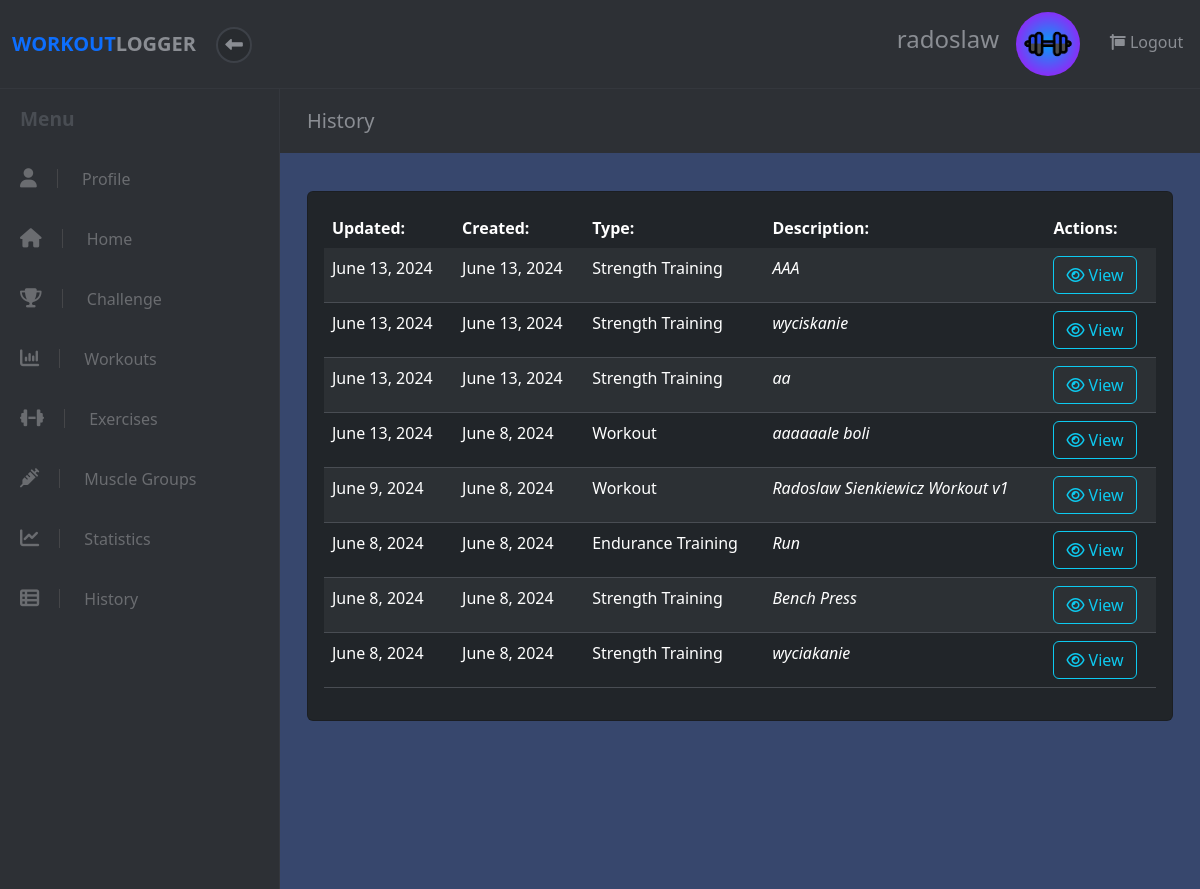
Before: /history (signed in) with the older database file.
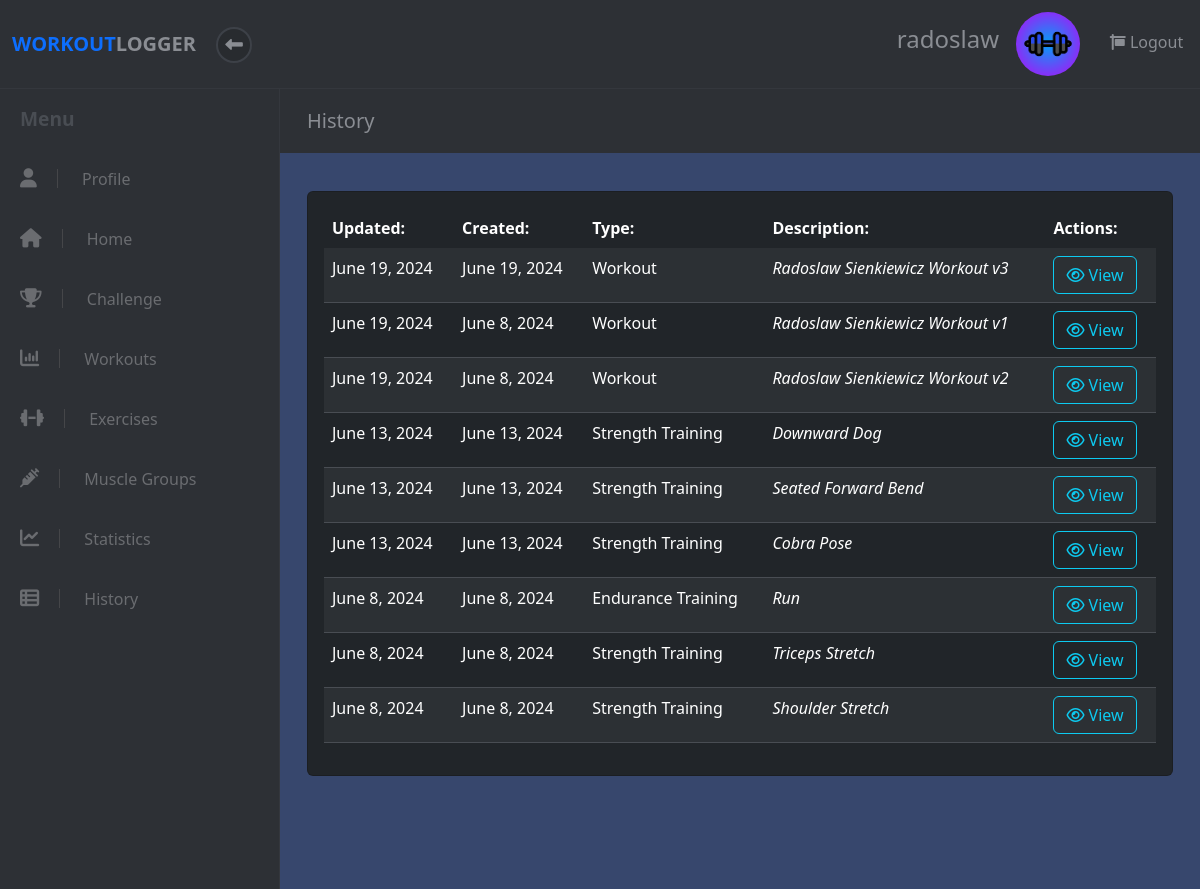
After: the same page with the newer database file.
### workout/models.py (models this page shows, shortened)
class User(models.Model):
    username = models.CharField(max_length=20)
    email = models.CharField(max_length=50)
    password = models.CharField(max_length=255)
    created_at = models.DateTimeField(auto_now_add=True)
    updated_at = models.DateTimeField(auto_now=True)
    profile_photo_url = models.CharField(max_length=255, blank=True, null=True)
    background_photo_url = models.CharField(max_length=255, blank=True, null=True)
    objects = UserManager()

class Exercise(models.Model):
    name = models.CharField(max_length=50)
    description = models.CharField(max_length=150)
    workout = models.ForeignKey(Workout, on_delete=models.CASCADE, related_name='%(class)s', default=None)
    muscle_group = models.ForeignKey(MuscleGroup, on_delete=models.CASCADE, default=None)
    user = models.ForeignKey(User, on_delete=models.CASCADE, default=None)
    created_at = models.DateTimeField(auto_now_add=True)
    updated_at = models.DateTimeField(auto_now=True)
    objects = ExerciseManager()
    class Meta:
        ordering = ('name', 'muscle_group')
        abstract = True
    def class_name(self):
        return self.__class__.__name__

class StrengthTrainingExercise(Exercise):
    weight = models.DecimalField(max_digits=6, decimal_places=2)
    repetitions = models.PositiveIntegerField()
    objects = StrengthTrainingExerciseManager()
    def exercise_name(self):
        return "Strength Training"

class Workout(models.Model):
    name = models.CharField(max_length=50)
    description = models.CharField(max_length=150)
    completed = models.BooleanField(default=False)
    is_shared = models.BooleanField(default=False)
    user = models.ForeignKey(User, on_delete=models.CASCADE, default=None)
    challenge = models.ForeignKey(Challenge, on_delete=models.CASCADE, default=None, blank=True, null=True)
    created_at = models.DateTimeField(auto_now_add=True)
    updated_at = models.DateTimeField(auto_now=True)
    def class_name(self):
        return self.__class__.__name__

class EnduranceTrainingExercise(Exercise):
    duration_minutes = models.PositiveIntegerField()
    distance_km = models.DecimalField(max_digits=6, decimal_places=2)
    objects = EnduranceTrainingExerciseManager()
    def exercise_name(self):
        return "Endurance Training"

### workout/views.py (the view)
# urls.py: re_path(r'^history$', views.view_all),
def view_all(request):
    try:
        user = User.objects.get(id=request.session["user_id"])
        workout_list = Workout.objects.filter(user__id=user.id)
        ste_list = StrengthTrainingExercise.objects.filter(user__id=user.id)
        ete_list = EnduranceTrainingExercise.objects.filter(user__id=user.id)
        be_list = BalanceExercise.objects.filter(user__id=user.id)
        fe_list = FlexibilityExercise.objects.filter(user__id=user.id)
        page = request.GET.get('page', 1)
        data_list = list(chain(workout_list, ste_list,ete_list, be_list, fe_list))
        paginator = Paginator(sorted(data_list, key=lambda x: x.updated_at, reverse=True), 12)
        try:
            data = paginator.page(page)
        except PageNotAnInteger:
            data = paginator.page(1)
        except EmptyPage:
            data = paginator.page(paginator.num_pages)
        data = {
            'user': user,
            'data': data,
        }
        return render(request, "workout/view_all.html", data)
    except (KeyError, User.DoesNotExist) as err:
        messages.info(request, "You must be logged in to view this page.", extra_tags="invalid_session")
        logging.warning("User must be logged in to view 'view_all'.")
        return redirect("/")

### workout/templates/workout/view_all.html (shortened to what this page needs)
<!DOCTYPE html>
<html>
  <head>
    {% load static %}
    <link
      rel="stylesheet"
      href="{% static 'fontawesomefree/css/all.min.css' %}"
    />
    <link rel="stylesheet" href="../../static/workout/styles.css" />
    {% load bootstrap5 %} {% bootstrap_css %} {% bootstrap_javascript %}
  </head>
  <body>
    {% include 'workout/widgets/header.html' %}
    <div class="d-flex align-items-stretch">
      {% include 'workout/widgets/sidebar.html' %}
      <div class="page-content">
        <div class="page-header">
          <div class="container-fluid">
            <h2 class="h5 no-margin-bottom">History</h2>
          </div>
        </div>
        <section class="no-padding-bottom">
          <div class="container-fluid">
            <div class="row">
              <div class="col-lg-12 pb-4">
                {% if data %}
                <div class="card bg-dark add-exercise mb-4 mt-2">
                  <div class="card-body">
                    <table
                      class="table table-dark table-striped all-data-table text-light"
                    >
                      <thead>
                        <tr>
                          <th scope="col">Updated:</th>
                          <th scope="col">Created:</th>
                          <th scope="col">Type:</th>
                          <th scope="col">Description:</th>
                          <th scope="col">Actions:</th>
                        </tr>
                      </thead>
                      <tbody>
                        {% for info in data %}
                        <tr>
                          <td scope="row">{{info.updated_at | date}}</td>
                          <td scope="row">{{info.created_at | date}}</td>
                          <td scope="row">
                            {% if info.exercise_name %}
                                {{ info.exercise_name }}
                            {% else %}
                                Workout
                            {% endif %}
                        </td>
                          <td><em>{{info.name}}</em></td>
                          <td>
                            {% if info.class_name == 'Workout' %}
                            <form action="/workout/{{info.id}}">
                              <button
                                class="btn btn-outline-info"
                                type="submit"
                              >
                                <i class="fa fa-eye"></i> View
                              </button>
                            </form>
                            {% else %}
                            <form action="/exercise/{{info.id}}">
                              <button
                                class="btn btn-outline-info"
                                type="submit"
                              >
                                <i class="fa fa-eye"></i> View
                              </button>
                            </form>
                            {% endif %}
                          </td>
                        </tr>
                        {% endfor %}
                      </tbody>
                    </table>
                  </div>
                </div>
                {% endif %}
              </div>
            </div>
          </div>
        </section>
      </div>
    </div>
  </body>
</html>

### workout/templates/workout/widgets/header.html
<header class="header">
  <nav class="navbar navbar-expand-lg my-0 py-1">
    <div
      class="container-fluid d-flex align-items-center justify-content-between"
    >
      <div class="navbar-header">
        <a href="/dashboard" class="navbar-brand">
          <div class="brand-text brand-big visible text-uppercase">
            <strong class="text-primary">Workout </strong
            ><strong>Logger</strong>
          </div>
        </a>
        <button class="sidebar-toggle">
          <i class="fa fa-long-arrow-left"></i>
        </button>
      </div>
      <ul class="right-menu list-inline no-margin-bottom">
        {% if user.username %}
        <li class="list-inline-item">
          <div class="sidebar-header d-flex align-items-center">
            <div class="title">
              <h1 class="h4">{{ user.username }}</h1>
            </div>
          </div>
        </li>
        {% endif %} {% if user.profile_photo_url %}
        <li class="list-inline-item">
          <a href="/profile" class="nav-link">
            <div class="avatar">
              <img
                src="{{ user.profile_photo_url }}"
                alt="User Profile Picture"
                height="64"
                width="64"
                class="rounded-circle"
              />
            </div>
          </a>
        </li>
        {% else %} {% load static %}
        <li class="list-inline-item">
          <a href="/profile" class="nav-link">
            <div class="avatar">
              <img
                src="{% static 'workout/images/workout_logger.png' %}"
                alt="User Profile Picture"
                height="64"
                width="64"
                class="rounded-circle"
              />
            </div>
          </a>
        </li>
        {% endif %}
        <li class="list-inline-item ms-2">
          <a href="/user/logout" class="nav-link">
            <i class="fa fa-sign -out-alt"></i> Logout
          </a>
        </li>
      </ul>
    </div>
  </nav>
</header>

### workout/templates/workout/widgets/sidebar.html
<nav id="sidebar">
  <span class="heading mt-3">Menu</span>
  <ul class="list-unstyled">
    <li>
      <a href="/profile"><i class="fa fa-user"></i> Profile</a>
    </li>
    <li>
      <a href="/dashboard"><i class="fa fa-home"></i> Home</a>
    </li>
    <li>
      <a href="/challenges"><i class="fa fa-trophy"></i> Challenge</a>
    </li>
    <li>
      <a href="/workout"><i class="fa fa-bar-chart"></i> Workouts</a>
    </li>
    <li>
      <a href="/exercise"><i class="fa fa-dumbbell"></i> Exercises</a>
    </li>
    <li>
      <a href="/musclegroup"><i class="fa fa-syringe"></i> Muscle Groups</a>
    </li>
    <li>
      <a href="/statistics"><i class="fa fa-line-chart"></i> Statistics</a>
    </li>
    <li>
      <a href="/history"><i class="fa fa-th-list"></i> History</a>
    </li>
  </ul>
</nav>

### workout/static/workout/styles.css (style rules this page uses)
body { position: relative; }
section { padding: 0 15px; }
a { -webkit-transition: all 0.3s; transition: all 0.3s; display: inline-block; }
button { cursor: pointer; }
i, span, strong { display: inline-block; }
.no-padding-bottom { padding-bottom: 0 !important; }
.no-margin-bottom { margin-bottom: 0 !important; }
.page-content { background: #37476d; min-height: 100vh; width: calc(100% - 280px); padding: 0; }
.page-header { padding: 20px 15px; background: #2d3035; color: #8a8d93; margin-bottom: 30px; }
nav.navbar { background: #2d3035; color: #8a8d93; padding-top: 20px; padding-bottom: 20px; border-bottom: 1px solid #34373d; z-index: 9998; }
nav.navbar .sidebar-toggle { width: 36px; height: 36px; line-height: 29px; text-align: center; border-radius: 50%; background: #282b2f; color: #8a8d93; font-size: 1.1rem; border: 2px solid #3d4148; outline: none; }
nav.navbar a { color: inherit; }
nav.navbar .brand-text { display: none; font-weight: 700; }
nav.navbar .brand-text.visible { display: block; }
nav.navbar a.nav-link { padding: .5rem .3rem; position: relative; }
nav#sidebar { width: 280px; background: #2d3035; color: #6a6c70; border-right: 1px solid #34373d; }
nav#sidebar a { color: inherit; text-decoration: none; position: relative; }
nav#sidebar a i { font-size: 1.2em; margin-right: 10px; -webkit-transition: none; transition: none; }
nav#sidebar span.heading { font-weight: 700; margin-left: 20px; color: #494d53; font-size: 1.2rem; margin-bottom: 15px; }
nav#sidebar ul { max-height: none; }
nav#sidebar ul a { padding: 18px 20px; display: block; font-weight: 400; }
nav#sidebar ul a i { margin-right: 20px; -webkit-transition: all 0.3s; transition: all 0.3s; padding-right: 20px; border-right: 1px solid #454649; }
nav#sidebar li { position: relative; }
nav#sidebar li::before { content: ''; width: 2px; height: 100%; background: none; display: block; position: absolute; top: 0; left: 0; z-index: 99; }
.table { margin-bottom: 0; }
.table td, .table th { border-color: #494d53; }
.table thead th { border: none; }
.table-striped tbody tr { -webkit-transition: all 0.3s; transition: all 0.3s; }
.table-striped tbody tr:nth-of-type(odd) { background-color: #282b2f; }
button, input[type='submit'] { cursor: pointer; font-family: inherit; font-weight: 300 !important; }
.navbar { padding: 0.5rem 1rem; }
.navbar-brand { display: inline-block; padding-top: 0.3125rem; padding-bottom: 0.3125rem; margin-right: 1rem; font-size: 1.25rem; }
.btn { font-weight: normal; border: 1px solid transparent; padding: 0.5rem 0.75rem; font-size: 1rem; line-height: 1.25; border-radius: 0.25rem; -webkit-transition: all 0.15s ease-in-out; transition: all 0.15s ease-in-out; }
.btn-outline-info { color: #37cfdc; background-color: transparent; background-image: none; border-color: #37cfdc; }
body { font-family: "Muli", sans-serif; font-size: 1rem; font-weight: normal; line-height: 1.5; color: #212529; background-color: #fff; }
a { color: rgba(42, 79, 247, 0.95); text-decoration: none; }
h1, h2, h3, h4, h5, h6, .h1, .h2, .h3, .h4, .h5, .h6 { margin-bottom: 0.5rem; font-family: inherit; font-weight: 700; line-height: 1.1; color: inherit; }
h1, .h1 { font-size: 2.5rem; }
h2, .h2 { font-size: 2rem; }
h4, .h4 { font-size: 1.5rem; }
h5, .h5 { font-size: 1.25rem; }
.text-primary { color: rgba(42, 79, 247, 0.95) !important; }
.bg-dark { background-color: #343a40 !important; }
.text-light { color: #f8f9fa !important; }

Changed rows visible on the page:
added Workout: updated_at "June 19, 2024", created_at "June 19, 2024", shows "Workout", name "Radoslaw Sienkiewicz Workout v3"
changed Workout "Radoslaw Sienkiewicz Workout v1": updated_at "June 9, 2024" → "June 19, 2024"; moves up the list
changed Workout: updated_at "June 13, 2024" → "June 19, 2024"; name "aaaaaale boli" → "Radoslaw Sienkiewicz Workout v2"; moves up the list
changed StrengthTrainingExercise: name "AAA" → "Downward Dog"
changed StrengthTrainingExercise: name "wyciskanie" → "Seated Forward Bend"
changed StrengthTrainingExercise: name "aa" → "Cobra Pose"
changed StrengthTrainingExercise: name "Bench Press" → "Triceps Stretch"
changed StrengthTrainingExercise: name "wyciakanie" → "Shoulder Stretch"
